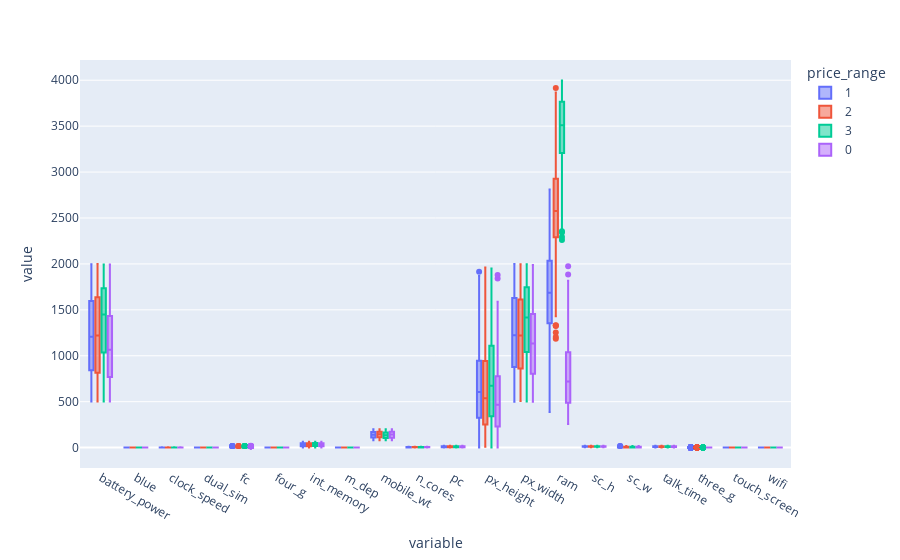

Here is the notebook cell this chart was saved with:
### Code cell
px.box(dataset_train,color="price_range")

### Figure 1 — Plotly figure (JSON) as saved in the notebook; plotly's stock layout.template omitted (floating-point values rounded to 4 significant figures; data arrays with more than 128 entries replaced by an {"elided": "..."} marker saying what was removed)
{"data": [{"alignmentgroup": "True", "hovertemplate": "price_range=1<br>variable=%{x}<br>value=%{y}<extra></extra>", "legendgroup": "1", "marker": {"color": "#636efa"}, "name": "1", "notched": false, "offsetgroup": "1", "orientation": "v", "showlegend": true, "type": "box", "x": {"elided": "10000 str values"}, "x0": " ", "xaxis": "x", "y": {"elided": "10000 float values"}, "y0": " ", "yaxis": "y"}, {"alignmentgroup": "True", "hovertemplate": "price_range=2<br>variable=%{x}<br>value=%{y}<extra></extra>", "legendgroup": "2", "marker": {"color": "#EF553B"}, "name": "2", "notched": false, "offsetgroup": "2", "orientation": "v", "showlegend": true, "type": "box", "x": {"elided": "10000 str values"}, "x0": " ", "xaxis": "x", "y": {"elided": "10000 float values"}, "y0": " ", "yaxis": "y"}, {"alignmentgroup": "True", "hovertemplate": "price_range=3<br>variable=%{x}<br>value=%{y}<extra></extra>", "legendgroup": "3", "marker": {"color": "#00cc96"}, "name": "3", "notched": false, "offsetgroup": "3", "orientation": "v", "showlegend": true, "type": "box", "x": {"elided": "10000 str values"}, "x0": " ", "xaxis": "x", "y": {"elided": "10000 float values"}, "y0": " ", "yaxis": "y"}, {"alignmentgroup": "True", "hovertemplate": "price_range=0<br>variable=%{x}<br>value=%{y}<extra></extra>", "legendgroup": "0", "marker": {"color": "#ab63fa"}, "name": "0", "notched": false, "offsetgroup": "0", "orientation": "v", "showlegend": true, "type": "box", "x": {"elided": "10000 str values"}, "x0": " ", "xaxis": "x", "y": {"elided": "10000 float values"}, "y0": " ", "yaxis": "y"}], "layout": {"autosize": true, "boxmode": "group", "legend": {"title": {"text": "price_range"}, "tracegroupgap": 0}, "margin": {"t": 60}, "xaxis": {"anchor": "y", "autorange": true, "domain": [0, 1], "range": [-0.5802, 19.58], "title": {"text": "variable"}, "type": "category"}, "yaxis": {"anchor": "x", "autorange": true, "domain": [0, 1], "range": [-222.1, 4220.0], "title": {"text": "value"}, "type": "linear"}}}
